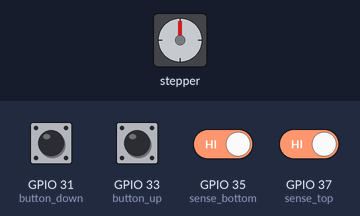
A sketch run on a simulated ESP32. Parts: stepper motor. Inputs (shaded band) come from the test bench; at power-on: GPIO 31 (button_down), GPIO 33 (button_up), GPIO 35 (sense_bottom), GPIO 37 (sense_top) HIGH. Stepper angles assume 2048 steps per turn.

Above: at 1.2 s.
1.3 s: GPIO 31 (button_down) pulled LOW for 0.15 s
At 1.86 s:
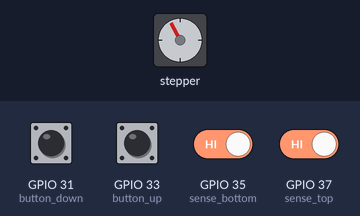
At 2.46 s:
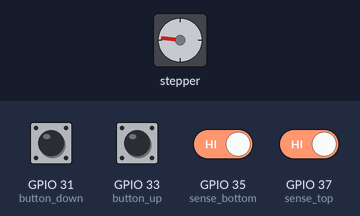
4.3 s: GPIO 33 (button_up) pulled LOW for 1 s
At 5.39 s:
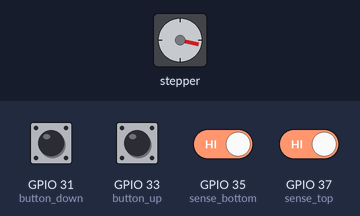
7.3 s: GPIO 33 (button_up) pulled LOW for 0.15 s
10.3 s: GPIO 31 (button_down) pulled LOW for 1 s
Timing chart, 0 to 17.8 s (numbered marks = the images above; inputs shaded):
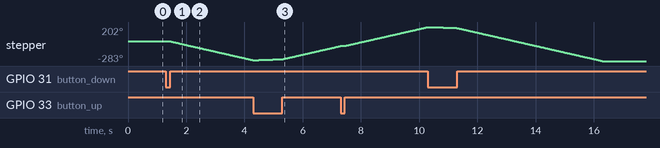

Measured:
- after the input at 1.3 s, stepper: keeps turning counter-clockwise at about 91°/s, starting at once

The sketch:

A_011_Timer.ino
```cpp
#include <Stepper.h>
#include <TimerOne.h>

int SPU = 2048; //Schritte pro Umdrehung
int button_down = 31;
int button_up = 33;
int sense_bottom = 35;
int sense_top = 37;
Stepper Motor(SPU, 3,5,4,6);
int motor_pos = 2000; // Won't work if motor misses steps
int top_pos = 1024;
int bottom_pos = 512;

volatile int state = 0;

void setup() {
    Serial.begin(9600);
    pinMode(button_down, INPUT_PULLUP);
    pinMode(button_up, INPUT_PULLUP);
    pinMode(sense_bottom, INPUT_PULLUP);
    pinMode(sense_top, INPUT_PULLUP);
    Motor.setSpeed(16); //max = 17
    Timer1.initialize(5*1000000);
    Timer1.attachInterrupt(ISR_Timer1);
}

void loop() {
    if (!digitalRead(button_up) && digitalRead(sense_top)) {
        Timer1.restart();
        delay(10);
        state = 1;
    }
    if (!digitalRead(button_down) && digitalRead(sense_bottom)) {
        Timer1.restart();
        delay(10);
        state = -1;
    }
    if (state == 1) {
        step_with_boundary(1);
    }
    if (state == -1) {
        step_with_boundary(-1);
    }
}

void step_with_boundary (int step_size) {
    if ((-4096 < motor_pos && step_size < 0) || (motor_pos < 4096 && step_size > 0)) {
        step_tracked(step_size);
    }
}

void step_tracked (int step_size) {
        Motor.step(step_size);
        motor_pos += step_size;
}

void drive_to_position(int pos) {
    int sign = 0;
    if (motor_pos < pos) {
        sign = 1;
    } else if (motor_pos > pos) {
        sign = -1;
    }
    while (motor_pos != pos) {
        Motor.step(sign);
        motor_pos += sign;
    }
}

void ISR_Timer1() {
    state = 0;
}
```
